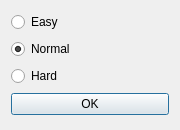
<?xml version="1.0" encoding="UTF-8"?>
<ui version="4.0">
 <class>settingsDialog</class>
 <widget class="QDialog" name="settingsDialog">
  <property name="geometry">
   <rect>
    <x>0</x>
    <y>0</y>
    <width>180</width>
    <height>130</height>
   </rect>
  </property>
  <property name="windowTitle">
   <string>Settings</string>
  </property>
  <layout class="QVBoxLayout" name="verticalLayout">
   <item>
    <widget class="QRadioButton" name="easyButton">
     <property name="sizePolicy">
      <sizepolicy hsizetype="Minimum" vsizetype="Fixed">
       <horstretch>0</horstretch>
       <verstretch>0</verstretch>
      </sizepolicy>
     </property>
     <property name="text">
      <string>Easy</string>
     </property>
     <attribute name="buttonGroup">
      <string notr="true">buttonGroup</string>
     </attribute>
    </widget>
   </item>
   <item>
    <widget class="QRadioButton" name="normalButton">
     <property name="text">
      <string>Normal</string>
     </property>
     <property name="checked">
      <bool>true</bool>
     </property>
     <attribute name="buttonGroup">
      <string notr="true">buttonGroup</string>
     </attribute>
    </widget>
   </item>
   <item>
    <widget class="QRadioButton" name="hardButton">
     <property name="text">
      <string>Hard</string>
     </property>
     <attribute name="buttonGroup">
      <string notr="true">buttonGroup</string>
     </attribute>
    </widget>
   </item>
   <item>
    <widget class="QPushButton" name="okButton">
     <property name="sizePolicy">
      <sizepolicy hsizetype="Minimum" vsizetype="Fixed">
       <horstretch>0</horstretch>
       <verstretch>0</verstretch>
      </sizepolicy>
     </property>
     <property name="text">
      <string>OK</string>
     </property>
    </widget>
   </item>
  </layout>
 </widget>
 <resources/>
 <connections>
  <connection>
   <sender>okButton</sender>
   <signal>clicked()</signal>
   <receiver>settingsDialog</receiver>
   <slot>accept()</slot>
   <hints>
    <hint type="sourcelabel">
     <x>87</x>
     <y>104</y>
    </hint>
    <hint type="destinationlabel">
     <x>138</x>
     <y>61</y>
    </hint>
   </hints>
  </connection>
 </connections>
 <buttongroups>
  <buttongroup name="buttonGroup"/>
 </buttongroups>
</ui>
